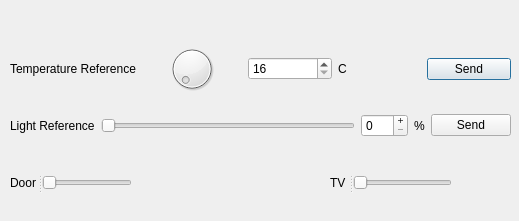
<?xml version="1.0" encoding="UTF-8"?>
<ui version="4.0">
 <class>WriteWindow_Hall</class>
 <widget class="QDialog" name="WriteWindow_Hall">
  <property name="geometry">
   <rect>
    <x>0</x>
    <y>0</y>
    <width>519</width>
    <height>221</height>
   </rect>
  </property>
  <property name="windowTitle">
   <string>Send Reference Window[Hall]</string>
  </property>
  <widget class="QWidget" name="layoutWidget">
   <property name="geometry">
    <rect>
     <x>10</x>
     <y>30</y>
     <width>501</width>
     <height>121</height>
    </rect>
   </property>
   <layout class="QVBoxLayout" name="verticalLayout">
    <item>
     <layout class="QHBoxLayout" name="horizontalLayout">
      <item>
       <widget class="QLabel" name="label_temp">
        <property name="text">
         <string>Temperature Reference</string>
        </property>
       </widget>
      </item>
      <item>
       <widget class="QDial" name="dial_temp">
        <property name="minimum">
         <number>16</number>
        </property>
        <property name="maximum">
         <number>30</number>
        </property>
       </widget>
      </item>
      <item>
       <widget class="QSpinBox" name="spinBox_temp">
        <property name="minimum">
         <number>16</number>
        </property>
        <property name="maximum">
         <number>30</number>
        </property>
       </widget>
      </item>
      <item>
       <widget class="QLabel" name="label_celsuis">
        <property name="minimumSize">
         <size>
          <width>0</width>
          <height>0</height>
         </size>
        </property>
        <property name="text">
         <string>C</string>
        </property>
       </widget>
      </item>
      <item>
       <widget class="QPushButton" name="pushButton_send_temp">
        <property name="text">
         <string>Send</string>
        </property>
       </widget>
      </item>
     </layout>
    </item>
    <item>
     <layout class="QHBoxLayout" name="horizontalLayout_2">
      <item>
       <widget class="QLabel" name="label_light">
        <property name="text">
         <string>Light Reference</string>
        </property>
       </widget>
      </item>
      <item>
       <widget class="QSlider" name="horizontalSlider_light">
        <property name="maximum">
         <number>100</number>
        </property>
        <property name="orientation">
         <enum>Qt::Horizontal</enum>
        </property>
       </widget>
      </item>
      <item>
       <widget class="QSpinBox" name="spinBox_light">
        <property name="buttonSymbols">
         <enum>QAbstractSpinBox::PlusMinus</enum>
        </property>
        <property name="maximum">
         <number>100</number>
        </property>
       </widget>
      </item>
      <item>
       <widget class="QLabel" name="label_percentage">
        <property name="text">
         <string>%</string>
        </property>
       </widget>
      </item>
      <item>
       <widget class="QPushButton" name="pushButton_send_light">
        <property name="text">
         <string>Send</string>
        </property>
       </widget>
      </item>
     </layout>
    </item>
   </layout>
  </widget>
  <widget class="QSplitter" name="splitter_2">
   <property name="geometry">
    <rect>
     <x>330</x>
     <y>170</y>
     <width>122</width>
     <height>26</height>
    </rect>
   </property>
   <property name="orientation">
    <enum>Qt::Horizontal</enum>
   </property>
   <widget class="QLabel" name="label_2">
    <property name="text">
     <string>TV</string>
    </property>
   </widget>
   <widget class="QSlider" name="tv_state">
    <property name="maximum">
     <number>1</number>
    </property>
    <property name="orientation">
     <enum>Qt::Horizontal</enum>
    </property>
   </widget>
  </widget>
  <widget class="QSplitter" name="splitter">
   <property name="geometry">
    <rect>
     <x>10</x>
     <y>170</y>
     <width>122</width>
     <height>26</height>
    </rect>
   </property>
   <property name="orientation">
    <enum>Qt::Horizontal</enum>
   </property>
   <widget class="QLabel" name="label">
    <property name="text">
     <string>Door</string>
    </property>
   </widget>
   <widget class="QSlider" name="door_state">
    <property name="maximum">
     <number>1</number>
    </property>
    <property name="orientation">
     <enum>Qt::Horizontal</enum>
    </property>
   </widget>
  </widget>
 </widget>
 <resources/>
 <connections/>
</ui>
